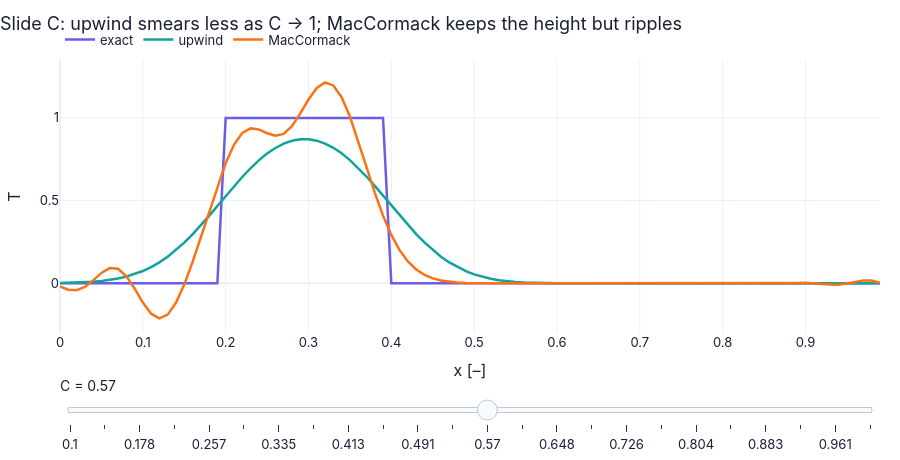

Source (notebook cell):
### Markdown cell above
**What you see.** Top: three $x$–$t$ stencil diagrams in which the foot of the characteristic (✕) slides left as $C$ grows and leaves the two-point stencil at $C>1$. Bottom: the square pulse after one revolution — smeared at $C=0.5$, exact at $C=1$, a growing zigzag at $C=1.2$ (the label says what happened).

**How to read it.** Inside the stencil: stable (and smeared); on the edge: exact; outside: unstable.

**What would change if…** …$u<0$ with the printed stencil $T^{n+1}_i=T^n_i-2\alpha(T^n_i-T^n_{i-1})$ (10.29): the foot would be on the *other* side of the node — unstable for every $C$ (slip #11).

### Code cell
Cs = np.linspace(0.1, 1.0, 24 if not FAST else 12)             # slider positions for the Courant number
def f3(C):                                                      # one revolution of the square pulse at this C
    up = FD.advect_periodic("square", C=C, n_cells=100, scheme="upwind")
    mc = FD.advect_periodic("square", C=C, n_cells=100, scheme="maccormack")
    return {"exact": (up["x"], up["exact"]), "upwind": (up["x"], up["T"]), "MacCormack": (mc["x"], mc["T"])}   # the values for this call
fig = slider_figure(f3, "C", Cs, xlabel="x [–]", ylabel="T", yrange=[-0.3, 1.35],
                    title="Slide C: upwind smears less as C → 1; MacCormack keeps the height but ripples")
fig.show()   # display the interactive figure
